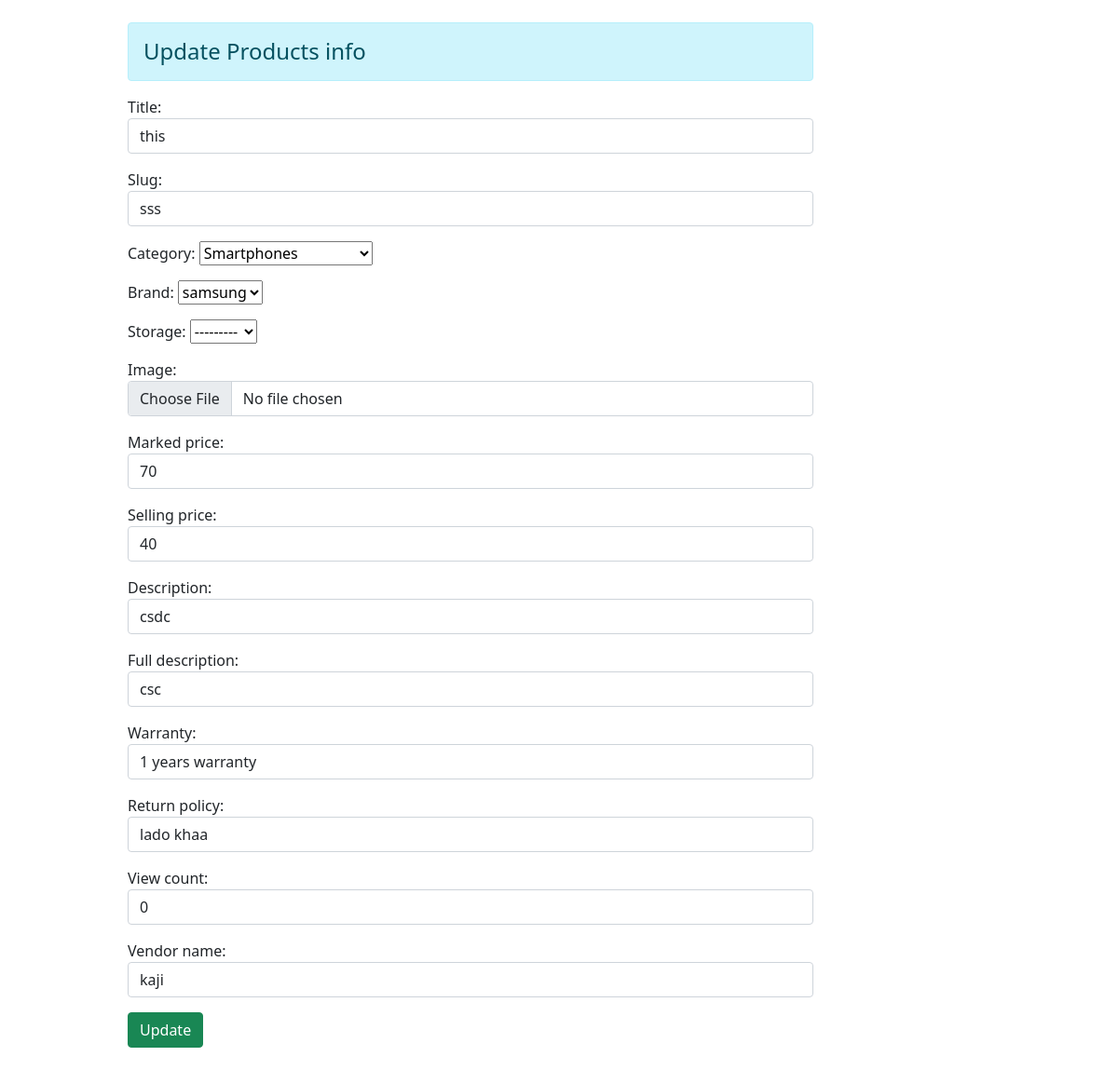
The page /53/ on the database its author committed.
### app/models.py (models this page shows, shortened)
class Product(models.Model):
    title = models.CharField(max_length=200)
    slug = models.SlugField(unique=True)
    category = models.ForeignKey(Category, on_delete=models.CASCADE)
    brand = models.ForeignKey(Brand, on_delete=models.CASCADE,null=True, blank=True)
    storage = models.ForeignKey(Storage, on_delete=models.CASCADE,null=True, blank=True)
    image = models.ImageField(upload_to="products")
    marked_price = models.PositiveIntegerField()
    selling_price = models.PositiveIntegerField()
    description = models.TextField()
    full_description = models.TextField(null=True)
    warranty = models.CharField(max_length=300, null=True, blank=True)
    return_policy = models.CharField(max_length=300, null=True, blank=True)
    view_count = models.PositiveIntegerField(default=0)
    user = models.CharField(max_length=20, blank=True, null= True)
    Vendor_name = models.CharField(max_length=40,blank=True, null= True )

class Category(models.Model):
    title = models.CharField(max_length=200)
    slug = models.SlugField(unique=True)
    def __str__(self):
        return self.title

class Brand(models.Model):
    title = models.CharField(max_length=200)
    def __str__(self):
        return self.title

class Storage(models.Model):
    title = models.CharField(max_length=200)
    def __str__(self):
        return self.title

### app/views.py (the view)
# urls.py: path('<int:id>/', views.updatedata, name="updatedata"),
def  updatedata(request, id):
    if request.method == 'POST':
        pis = Product.objects.get(pk=id)
        fm = productaddForm(request.POST, instance=pis)
        if fm.is_valid():
         fm.save()
    else:
        pis = Product.objects.get(pk=id)
        fm = productaddForm(instance=pis)
    return render(request, 'app/vendor/update.html', {'form':fm})

### app/templates/app/vendor/update.html (shortened to what this page needs)
{% extends 'app/vendor/core.html' %}
{% block content %}
<div class="container">
    <div class="row my-4">
        <div class="col-8  offset-1 ">
            <h4 class= "  alert alert-info">Update Products info</h4>
            <form action="" method="POST" enctype="multipart/form-data">
           {{form.as_p}}
            <input type = "submit"   class="btn btn-success" value = "Update">
                </form>
                </div>
            </div>
{% endblock content %}

### app/static/app/styles.css (style rules this page uses)
:root { --main-bg-color: #009d63; --main-text-color: #009d63; --second-text-color: #bbbec5; --second-bg-color: #c1efde; }

### rows shown on the page
Product: title "this", slug "sss", category "Smartphones", brand "samsung", storage "---------", marked_price "70", selling_price "40", description "csdc", full_description "csc", warranty "1 years warranty", return_policy "lado khaa", view_count "0", Vendor_name "kaji"
